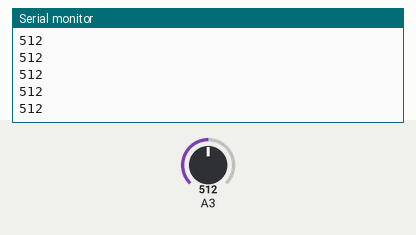
Recording of a sketch running on a simulated Arduino Uno, built with avr-gcc and run on an emulated ATmega328P. Parts: the last lines printed to the serial monitor. The test bench sets the inputs (shaded band); at power-on: A3 = 512.

Above: at 1.2 s.
1.3 s: A3 set to 716
At 1.31 s:
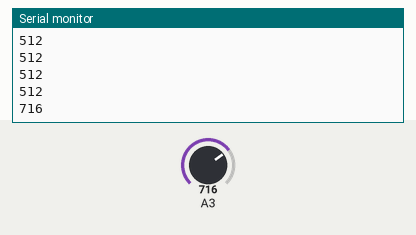
2.8 s: A3 set to 900
At 2.81 s:
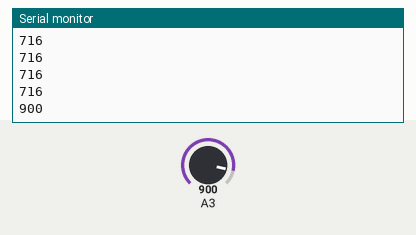
Timing chart, 0 to 5.8 s (numbered marks = the images above; inputs shaded):
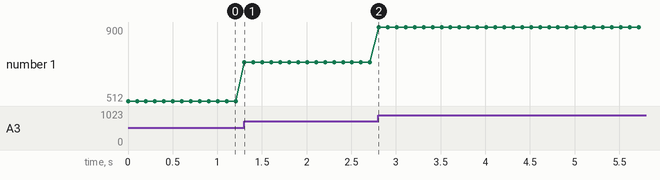

The sketch:

CodigoejemploPresionResistivo_cuadrado.ino
```cpp
int pin;
int lector;
void setup() {
  // put your setup code here, to run once:
  Serial.begin(9600);
  pin=3;

}

void loop() {
  // put your main code here, to run repeatedly:
   lector = analogRead(3);
   Serial.println(lector);
   delay(100);
 }
```

Measured:
- after the input at 1.3 s, the serial monitor: prints a new line at once (image 1)
- after the input at 2.8 s, the serial monitor: prints a new line at once (image 2)
- plotted number 1: 512 → 716 after the input at 1.3 s, 716 → 900 after the input at 2.8 s
